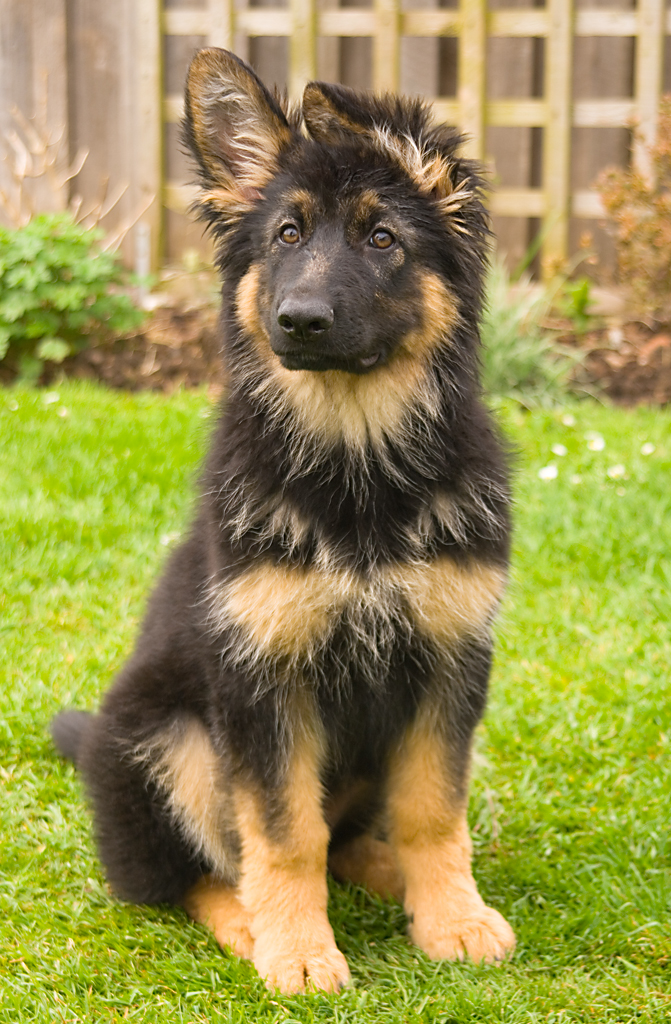
#> input picture Kim_at_14_weeks.jpg, 671 x 1024 px
$ jupyter execute --allow-errors code.ipynb   (shell and % lines are left out)
#> lines starting #> are read from the running program, lines starting #| are printed output that depends on the picture
[cell 1]

import matplotlib.pyplot as plt
import numpy as np
import os
import pprint
pp = pprint.PrettyPrinter(indent=4)

[cell 2]
import joblib
from skimage.io import imread
from skimage.transform import resize

def resize_all(src, pklname, include, width=150, height=None):
    """
    load images from path, resize them and write them as arrays to a dictionary,
    together with labels and metadata. The dictionary is written to a pickle file
    named '{pklname}_{width}x{height}px.pkl'.

    Parameter
    ---------
    src: str
        path to data
    pklname: str
        path to output file
    width: int
        target width of the image in pixels
    include: set[str]
        set containing str
    """

    height = height if height is not None else width

    data = dict()
    data['description'] = 'resized ({0}x{1})animal images in rgb'.format(int(width), int(height))
    data['label'] = []
    data['filename'] = []
    data['data'] = []

    pklname = f"{pklname}_{width}x{height}px.pkl"

    # read all images in PATH, resize and write to DESTINATION_PATH
    for subdir in os.listdir(src):
        if subdir in include:
            print(subdir)
            current_path = os.path.join(src, subdir)
            print(current_path)
            for file in os.listdir(current_path):
                if file[-3:] in {'jpg', 'png'}:
                    im = imread(os.path.join(current_path, file))
                    im = resize(im, (width, height)) #[:,:,::-1]
                    data['label'].append(subdir[:-4])
                    data['filename'].append(file)
                    data['data'].append(im)

        joblib.dump(data, pklname)

[cell 3]
# modify to fit your system
data_path = fr'dataset'
os.listdir(data_path)

[cell 4]
base_name = 'dataset'
width = 80

include = {'ChickenHead', 'BearHead', 'ElephantHead',
           'EagleHead', 'DeerHead', 'MonkeyHead', 'PandaHead'}

resize_all(src=data_path, pklname=base_name, width=width, include=include)

[cell 5]
from collections import Counter

data = joblib.load(f'{base_name}_{width}x{width}px.pkl')
print('number of samples: ', len(data['data']))
print('keys: ', list(data.keys()))
print('description: ', data['description'])
#> (the rest of this cell did not finish here and is left out)

[cell 6]
# use np.unique to get all unique values in the list of labels
labels = np.unique(data['label'])

# set up the matplotlib figure and axes, based on the number of labels
#> (the rest of this cell did not finish here and is left out)

[cell 7]
X = np.array(data['data'])
y = np.array(data['label'])

[cell 8]
from sklearn.model_selection import train_test_split

#> (the rest of this cell did not finish here and is left out)

[cell 9]
# [27 lines left out: function plot_bar, not called in this run]

plt.suptitle('relative amount of photos per type')
#> (the rest of this cell did not finish here and is left out)

[cell 10]
from skimage.feature import hog
from skimage.io import imread
from skimage.transform import rescale

dog = imread('Kim_at_14_weeks.jpg', as_gray=True)
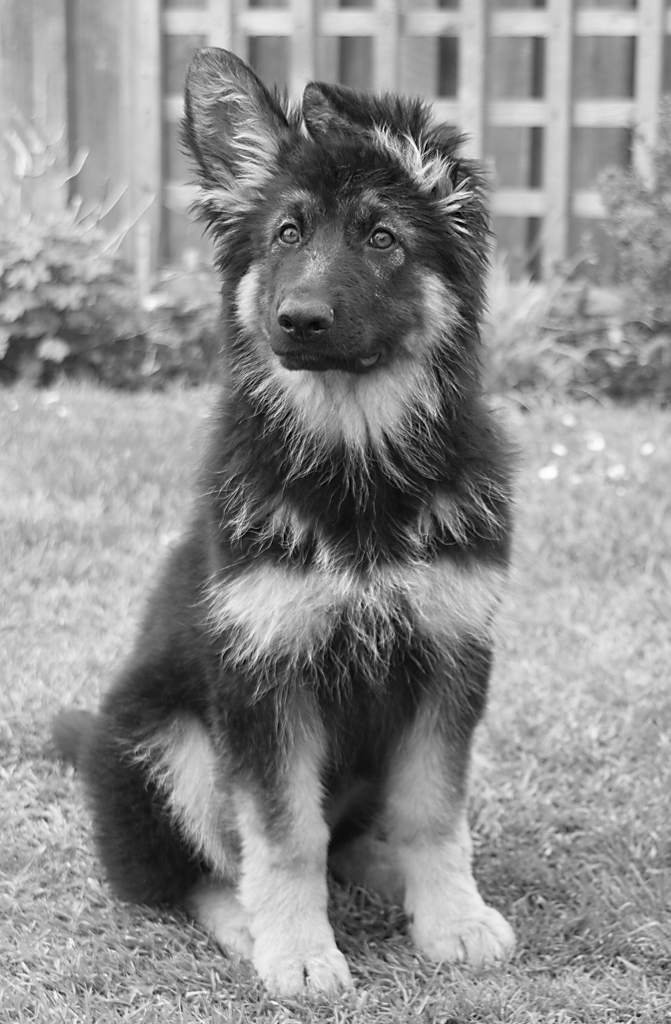
#> dog: shape (1024, 671) float64; min 0, max 1, mean 0.559
# https://en.wikipedia.org/wiki/German_Shepherd#/media/File:Kim_at_14_weeks.jpg

# scale down the image to one third
dog = rescale(dog, 1/3, mode='reflect')
#> dog: shape (341, 224) float64
# calculate the hog and return a visual representation.
dog_hog, dog_hog_img = hog(
    dog, pixels_per_cell=(14,14),
    cells_per_block=(2, 2),
    orientations=9,
    visualize=True,
    block_norm='L2-Hys')
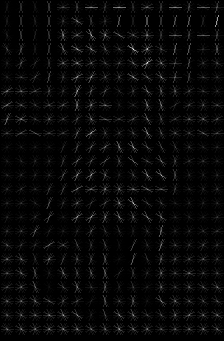
#> dog_hog_img: shape (341, 224) float64; min 0, max 0.182, mean 0.00538; drawn with min black and max white
#> dog_hog = 12420 values, max 0.438 at index 1053, min 0 at index 283, mean 0.145

fig, ax = plt.subplots(1,2)
fig.set_size_inches(8,6)
# remove ticks and their labels
[a.tick_params(bottom=False, left=False, labelbottom=False, labelleft=False)
    for a in ax]

ax[0].imshow(dog, cmap='gray')
ax[0].set_title('dog')
ax[1].imshow(dog_hog_img, cmap='gray')
ax[1].set_title('hog')
plt.show()
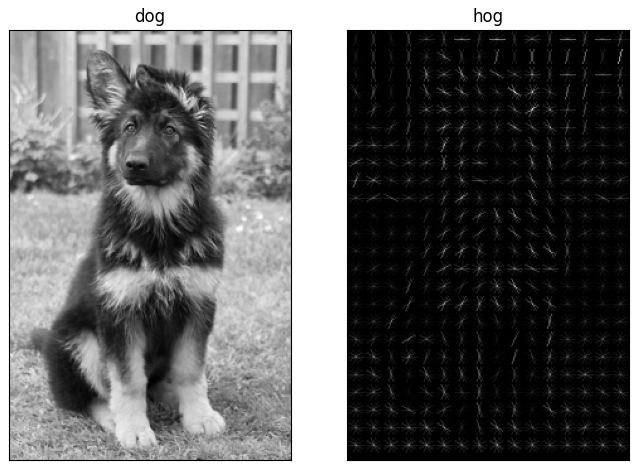
#> figure drawn by matplotlib, 2 panels

[cell 11]
print('number of pixels: ', dog.shape[0] * dog.shape[1])
#| number of pixels:  76384
print('number of hog features: ', dog_hog.shape[0])
#| number of hog features:  12420

[cell 12]
from sklearn.base import BaseEstimator, TransformerMixin

class RGB2GrayTransformer(BaseEstimator, TransformerMixin):
    """
    Convert an array of RGB images to grayscale
    """

    def __init__(self):
        pass

    def fit(self, X, y=None):
        """returns itself"""
        return self

    def transform(self, X, y=None):
        """perform the transformation and return an array"""
        return np.array([skimage.color.rgb2gray(img) for img in X])


class HogTransformer(BaseEstimator, TransformerMixin):
    """
    Expects an array of 2d arrays (1 channel images)
    Calculates hog features for each img
    """

    def __init__(self, y=None, orientations=9,
                 pixels_per_cell=(8, 8),
                 cells_per_block=(3, 3), block_norm='L2-Hys'):
        self.y = y
        self.orientations = orientations
        self.pixels_per_cell = pixels_per_cell
        self.cells_per_block = cells_per_block
        self.block_norm = block_norm

    def fit(self, X, y=None):
        return self

    # [13 lines left out: function transform, not called in this run]

[cell 13]
from sklearn.linear_model import SGDClassifier
from sklearn.model_selection import cross_val_predict
from sklearn.preprocessing import StandardScaler, Normalizer
import skimage

# create an instance of each transformer
grayify = RGB2GrayTransformer()
hogify = HogTransformer(
    pixels_per_cell=(14, 14),
    cells_per_block=(2,2),
    orientations=9,
    block_norm='L2-Hys'
)
scalify = StandardScaler()

# call fit_transform on each transform converting X_train step by step
#> (the rest of this cell did not finish here and is left out)

[cell 14]
sgd_clf = SGDClassifier(random_state=42, max_iter=1000, tol=1e-3)
#> (the rest of this cell did not finish here and is left out)

#> (a cell that did not finish here is left out)

#> (a cell that did not finish here is left out)

[cell 17]
import pandas as pd

[cell 18]
labels = ['yes', 'yes', 'yes', 'yes', 'yes', 'yes', 'no',  'no', 'no', 'no']
predictions = ['yes', 'yes', 'yes', 'yes', 'no',  'no',  'yes', 'no', 'no', 'no']

# put the data in a dataframe for pretty printing
df = pd.DataFrame(
    np.c_[labels, predictions],
    columns=['true_label', 'prediction']
)
df

[cell 19]
from sklearn.metrics import confusion_matrix

label_names = ['yes', 'no']
cmx = confusion_matrix(labels, predictions, labels=label_names)
df = pd.DataFrame(cmx, columns=label_names, index=label_names)
df.columns.name = 'prediction'
df.index.name = 'label'
df

[cell 20]
plt.imshow(cmx)
plt.xticks([])
plt.yticks([])
plt.colorbar()
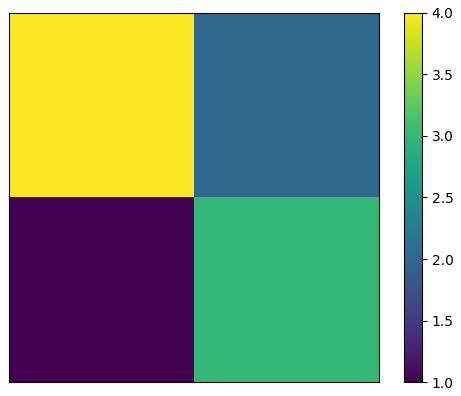
#> figure drawn by matplotlib, 2 panels

#> (a cell that did not finish here is left out)

[cell 22]
from mpl_toolkits.axes_grid1 import make_axes_locatable

def plot_confusion_matrix(cmx, vmax1=None, vmax2=None, vmax3=None):
    cmx_norm = 100*cmx / cmx.sum(axis=1, keepdims=True)
    cmx_zero_diag = cmx_norm.copy()

    np.fill_diagonal(cmx_zero_diag, 0)

    fig, ax = plt.subplots(ncols=3)
    fig.set_size_inches(12, 3)
    [a.set_xticks(range(len(cmx)+1)) for a in ax]
    [a.set_yticks(range(len(cmx)+1)) for a in ax]

    im1 = ax[0].imshow(cmx, vmax=vmax1)
    ax[0].set_title('as is')
    im2 = ax[1].imshow(cmx_norm, vmax=vmax2)
    ax[1].set_title('%')
    im3 = ax[2].imshow(cmx_zero_diag, vmax=vmax3)
    ax[2].set_title('% and 0 diagonal')

    dividers = [make_axes_locatable(a) for a in ax]
    cax1, cax2, cax3 = [divider.append_axes("right", size="5%", pad=0.1)
                        for divider in dividers]

    fig.colorbar(im1, cax=cax1)
    fig.colorbar(im2, cax=cax2)
    fig.colorbar(im3, cax=cax3)
    fig.tight_layout()

plot_confusion_matrix(cmx)

# the types appear in this order
#> (the rest of this cell did not finish here and is left out)

[cell 23]
from sklearn.pipeline import Pipeline
from sklearn import svm

HOG_pipeline = Pipeline([
    ('grayify', RGB2GrayTransformer()),
    ('hogify', HogTransformer(
        pixels_per_cell=(14, 14),
        cells_per_block=(2, 2),
        orientations=9,
        block_norm='L2-Hys')
    ),
    ('scalify', StandardScaler()),
    ('classify', SGDClassifier(random_state=42, max_iter=1000, tol=1e-3))
])
